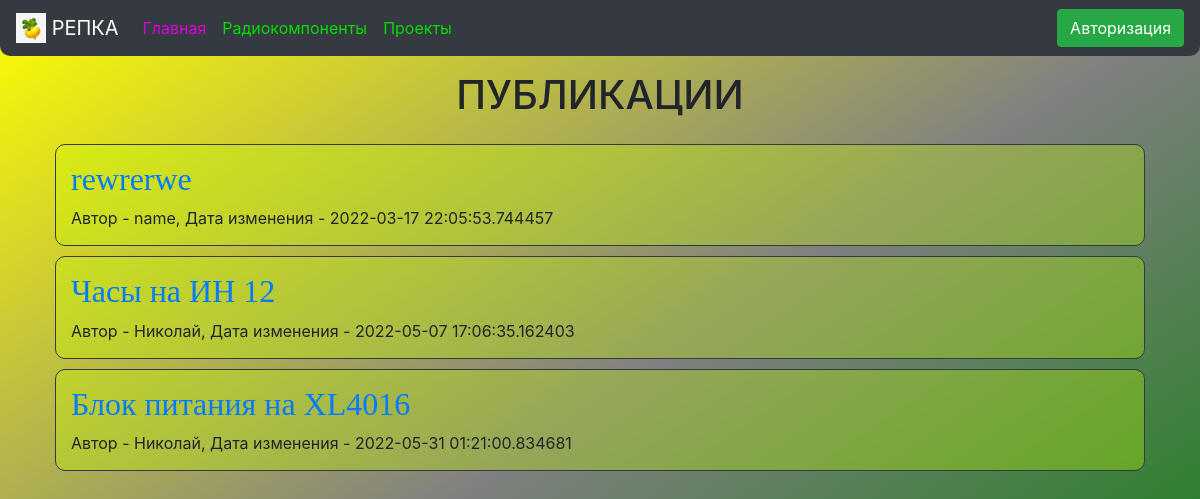
The app's page /projects with its own data.
### data/news.py (models this page shows)
class News(SqlAlchemyBase, SerializerMixin):
    __tablename__ = 'news'
    id = sqlalchemy.Column(sqlalchemy.Integer, primary_key=True, autoincrement=True)
    title = sqlalchemy.Column(sqlalchemy.String, nullable=True)
    content = sqlalchemy.Column(sqlalchemy.String, nullable=True)
    created_date = sqlalchemy.Column(sqlalchemy.DateTime, default=datetime.datetime.today())
    is_private = sqlalchemy.Column(sqlalchemy.Boolean, default=True)
    user_id = sqlalchemy.Column(sqlalchemy.Integer, sqlalchemy.ForeignKey("users.id"))
    about = sqlalchemy.Column(sqlalchemy.String, nullable=True)
    user = orm.relation('User')
    comments = orm.relation("Comment", back_populates="news")

### data/users.py (models this page shows, shortened)
class User(SqlAlchemyBase, UserMixin, SerializerMixin):
    __tablename__ = 'users'
    id = sqlalchemy.Column(sqlalchemy.Integer, primary_key=True, autoincrement=True)
    name = sqlalchemy.Column(sqlalchemy.String, nullable=True)
    about = sqlalchemy.Column(sqlalchemy.String, nullable=True)
    email = sqlalchemy.Column(sqlalchemy.String, index=True, unique=True, nullable=True)
    hashed_password = sqlalchemy.Column(sqlalchemy.String, nullable=True)
    created_date = sqlalchemy.Column(sqlalchemy.DateTime, default=datetime.datetime.now)
    news = orm.relation("News", back_populates='user')
    comments = orm.relation("Comment", back_populates="user")

### main.py (the view)
@app.route("/projects", methods=['GET', 'POST'])
def projects():
    db_sess = db_session.create_session()
    form = ProjectForm()
    if current_user.is_authenticated:
        news = db_sess.query(News).filter((News.is_private != True) | (News.user == current_user))
    else:
        news = db_sess.query(News).filter(News.is_private != True)
    if form.validate_on_submit():
        if form.is_private.data:
            news = db_sess.query(News).filter(News.user == current_user)
    return render_template("index.html", news=news, form=form)

### data/db_session.py (called while the page is built)
def create_session() -> Session:
    global __factory
    return __factory()

### templates/index.html (shortened to what this page needs)
{% extends "base.html" %}
{% block content %}
<h1 align="center" style="padding: 15px">ПУБЛИКАЦИИ</h1>
{% for item in news%}
<div class="col-md6 border border-dark"
     style="padding: 15px; margin: 10px; border-radius: 10px; backdrop-filter: blur(2px); background: rgba(200, 255, 0, 0.3);">
    <h2><font face="Comic Sans MS" color="#000000"><a style="display: block;" href="/project/{{ item.id }}">{{item.title}}</a></font>
    </h2>
    <div>
        Автор - {{item.user.name}}, Дата изменения - {{item.created_date}}
    </div>
</div>
{% endfor %}
{% endblock %}

### records on screen
News: title "rewrerwe", user.name "name", created_date "2022-03-17 22:05:53.744457"
News: title "Часы на ИН 12", user.name "Николай", created_date "2022-05-07 17:06:35.162403"
News: title "Блок питания на XL4016", user.name "Николай", created_date "2022-05-31 01:21:00.834681"
